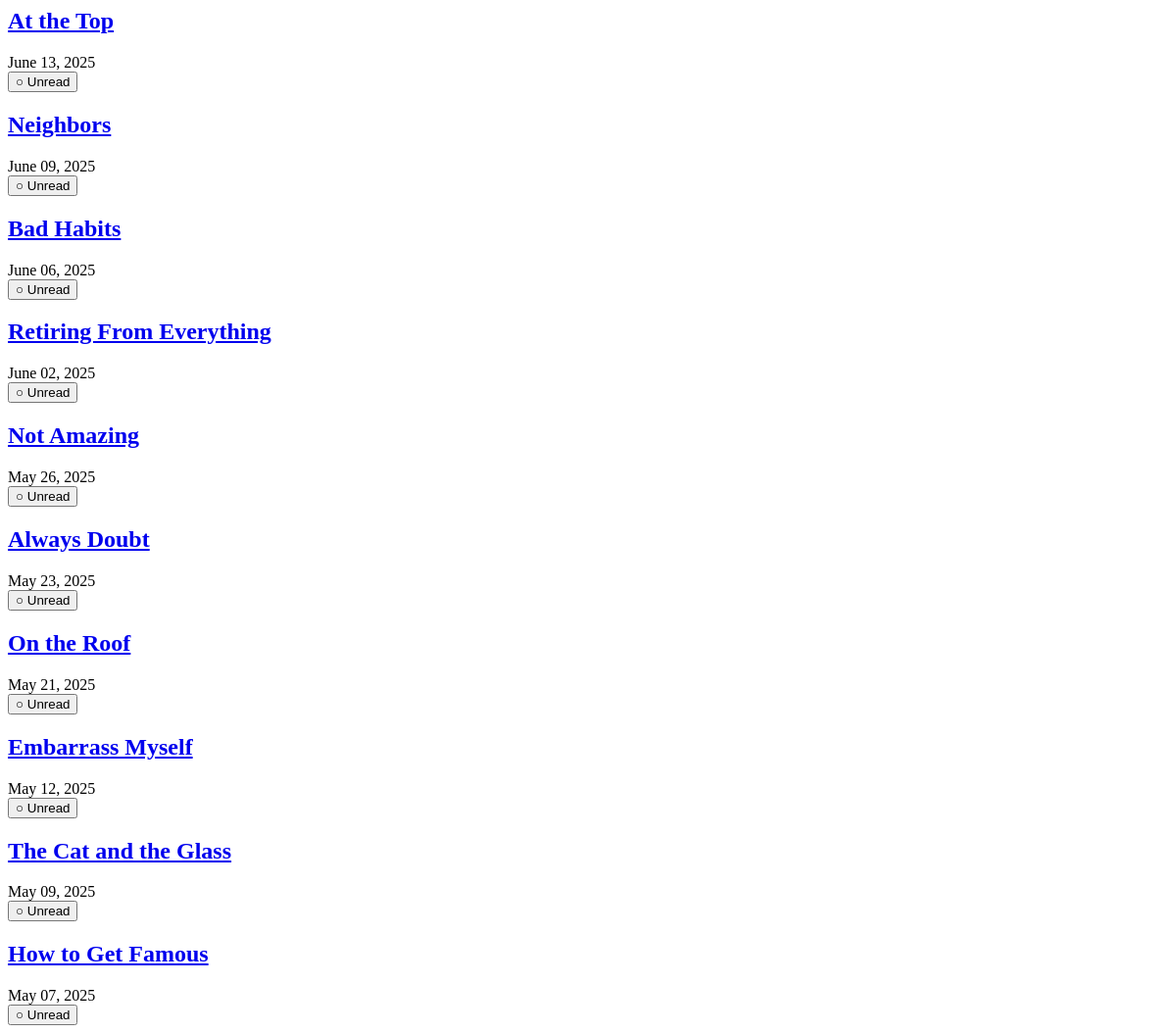
Before: /feeds/3/entries (signed in) with the older database file.
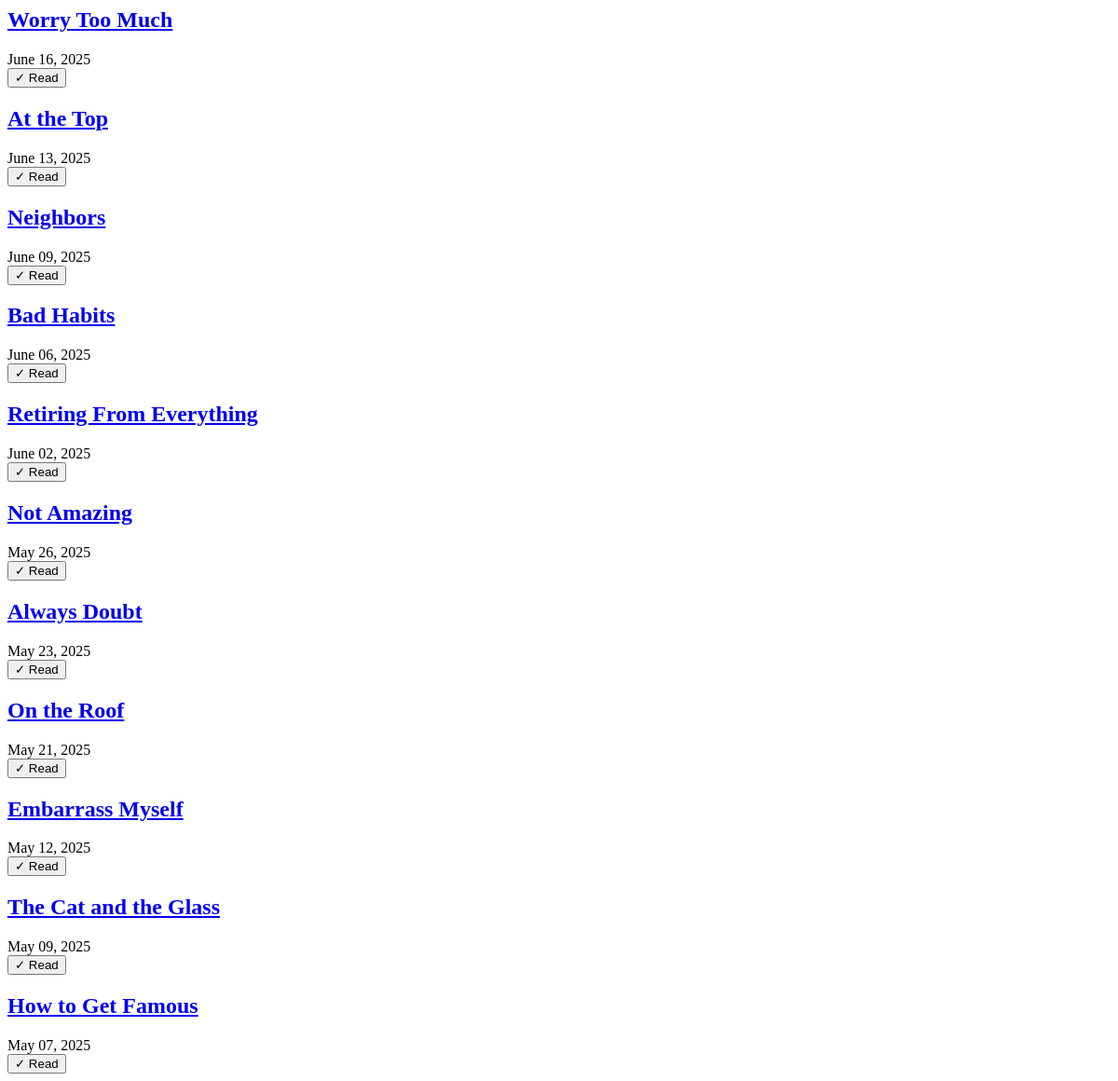
After: the same page with the newer database file.
### app/models.py (models this page shows)
class Entry(Base):
    __tablename__ = "entries"
    id = Column(Integer, primary_key=True)
    feed_id = Column(Integer, ForeignKey("feeds.id"))
    title = Column(String, nullable=False)
    link = Column(String, nullable=False)
    published = Column(DateTime)
    content = Column(Text)
    is_read = Column(Boolean, default=False)
    created_at = Column(DateTime, default=datetime.utcnow)
    feed = relationship("Feed", back_populates="entries")

### app/main.py (the view)
@app.get("/feeds/{feed_id}/entries", response_class=HTMLResponse)
async def get_feed_entries(
    request: Request,
    feed_id: int,
    session: AsyncSession = Depends(get_session)
):
    current_user = await get_current_user_from_cookie(request, session)
    if not current_user:
        return RedirectResponse(url="/login", status_code=status.HTTP_303_SEE_OTHER)
    entries = await services.get_entries(session, feed_id=feed_id)
    unread_count = await services.get_unread_count(session)
    return templates.TemplateResponse(
        "feed_entries.html",
        {
            "request": request,
            "entries": entries,
            "current_user": current_user,
            "unread_count": unread_count
        }
    )

### templates/feed_entries.html
{% for entry in entries %}
    {% include "feed_entry.html" %}
{% endfor %}

### templates/feed_entry.html (shortened to what this page needs)
<article class="mb-12 {% if entry.is_read %}opacity-60{% endif %}" id="entry-{{ entry.id }}">
    <header class="mb-4">
        <h2 class="font-serif text-2xl mb-2">
            <a href="{{ entry.link }}" target="_blank"
               class="text-crumb-text hover:text-crumb-accent-orange transition-colors">
                {{ entry.title }}
            </a>
        </h2>
        <time class="text-crumb-muted text-sm">
            {{ entry.published.strftime('%B %d, %Y') if entry.published else 'No date' }}
        </time>
    </header>
    <button hx-post="/entries/{{ entry.id }}/toggle"
            hx-target="#entry-{{ entry.id }}"
            class="mt-4 text-crumb-muted hover:text-crumb-accent-orange transition-colors">
        {% if entry.is_read %}✓ Read{% else %}○ Unread{% endif %}
    </button>
</article>

Changed rows visible on the page:
added Entry: title "Worry Too Much", published "June 16, 2025", is_read "✓ Read"
changed Entry "At the Top": is_read "○ Unread" → "✓ Read"
changed Entry "Neighbors": is_read "○ Unread" → "✓ Read"
changed Entry "Bad Habits": is_read "○ Unread" → "✓ Read"
changed Entry "Retiring From Everything": is_read "○ Unread" → "✓ Read"
changed Entry "Not Amazing": is_read "○ Unread" → "✓ Read"
changed Entry "Always Doubt": is_read "○ Unread" → "✓ Read"
changed Entry "On the Roof": is_read "○ Unread" → "✓ Read"
changed Entry "Embarrass Myself": is_read "○ Unread" → "✓ Read"
changed Entry "The Cat and the Glass": is_read "○ Unread" → "✓ Read"
changed Entry "How to Get Famous": is_read "○ Unread" → "✓ Read"
